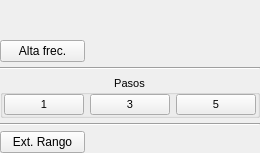
          <widget class="QFrame" name="verticalFrame">
           <property name="maximumSize">
            <size>
             <width>90</width>
             <height>16777215</height>
            </size>
           </property>
           <layout class="QVBoxLayout" name="verticalLayout_5">
            <property name="spacing">
             <number>5</number>
            </property>
            <property name="leftMargin">
             <number>0</number>
            </property>
            <property name="topMargin">
             <number>0</number>
            </property>
            <property name="rightMargin">
             <number>0</number>
            </property>
            <property name="bottomMargin">
             <number>0</number>
            </property>
            <item>
             <spacer name="verticalSpacer_5">
              <property name="orientation">
               <enum>Qt::Vertical</enum>
              </property>
              <property name="sizeHint" stdset="0">
               <size>
                <width>20</width>
                <height>40</height>
               </size>
              </property>
             </spacer>
            </item>
            <item>
             <widget class="QPushButton" name="btn_alt_frec">
              <property name="maximumSize">
               <size>
                <width>85</width>
                <height>25</height>
               </size>
              </property>
              <property name="font">
               <font>
                <pointsize>9</pointsize>
               </font>
              </property>
              <property name="text">
               <string>Alta frec.</string>
              </property>
              <property name="checkable">
               <bool>true</bool>
              </property>
             </widget>
            </item>
            <item>
             <widget class="Line" name="line_10">
              <property name="orientation">
               <enum>Qt::Horizontal</enum>
              </property>
             </widget>
            </item>
            <item>
             <widget class="QGroupBox" name="groupBox_step">
              <property name="font">
               <font>
                <pointsize>8</pointsize>
               </font>
              </property>
              <property name="title">
               <string>Pasos</string>
              </property>
              <property name="alignment">
               <set>Qt::AlignCenter</set>
              </property>
              <property name="checkable">
               <bool>false</bool>
              </property>
              <layout class="QHBoxLayout" name="horizontalLayout_13">
               <property name="leftMargin">
                <number>1</number>
               </property>
               <property name="topMargin">
                <number>0</number>
               </property>
               <property name="rightMargin">
                <number>1</number>
               </property>
               <property name="bottomMargin">
                <number>0</number>
               </property>
               <item>
                <widget class="QPushButton" name="btn_step_1">
                 <property name="maximumSize">
                  <size>
                   <width>16777215</width>
                   <height>25</height>
                  </size>
                 </property>
                 <property name="font">
                  <font>
                   <pointsize>8</pointsize>
                  </font>
                 </property>
                 <property name="text">
                  <string>1</string>
                 </property>
                 <property name="shortcut">
                  <string>1</string>
                 </property>
                 <property name="checkable">
                  <bool>false</bool>
                 </property>
                 <property name="autoExclusive">
                  <bool>true</bool>
                 </property>
                </widget>
               </item>
               <item>
                <widget class="QPushButton" name="btn_step_3">
                 <property name="maximumSize">
                  <size>
                   <width>16777215</width>
                   <height>25</height>
                  </size>
                 </property>
                 <property name="font">
                  <font>
                   <pointsize>8</pointsize>
                  </font>
                 </property>
                 <property name="text">
                  <string>3</string>
                 </property>
                 <property name="shortcut">
                  <string>3</string>
                 </property>
                 <property name="checkable">
                  <bool>false</bool>
                 </property>
                 <property name="autoExclusive">
                  <bool>true</bool>
                 </property>
                </widget>
               </item>
               <item>
                <widget class="QPushButton" name="btn_step_5">
                 <property name="maximumSize">
                  <size>
                   <width>16777215</width>
                   <height>25</height>
                  </size>
                 </property>
                 <property name="font">
                  <font>
                   <pointsize>8</pointsize>
                  </font>
                 </property>
                 <property name="text">
                  <string>5</string>
                 </property>
                 <property name="shortcut">
                  <string>5</string>
                 </property>
                 <property name="checkable">
                  <bool>false</bool>
                 </property>
                 <property name="checked">
                  <bool>false</bool>
                 </property>
                 <property name="autoExclusive">
                  <bool>true</bool>
                 </property>
                 <property name="default">
                  <bool>false</bool>
                 </property>
                 <property name="flat">
                  <bool>false</bool>
                 </property>
                </widget>
               </item>
              </layout>
             </widget>
            </item>
            <item>
             <widget class="Line" name="line_9">
              <property name="orientation">
               <enum>Qt::Horizontal</enum>
              </property>
             </widget>
            </item>
            <item>
             <widget class="QPushButton" name="btn_ext_range">
              <property name="maximumSize">
               <size>
                <width>85</width>
                <height>25</height>
               </size>
              </property>
              <property name="font">
               <font>
                <pointsize>9</pointsize>
               </font>
              </property>
              <property name="text">
               <string>Ext. Rango</string>
              </property>
              <property name="shortcut">
               <string>E</string>
              </property>
              <property name="checkable">
               <bool>true</bool>
              </property>
             </widget>
            </item>
           </layout>
          </widget>
